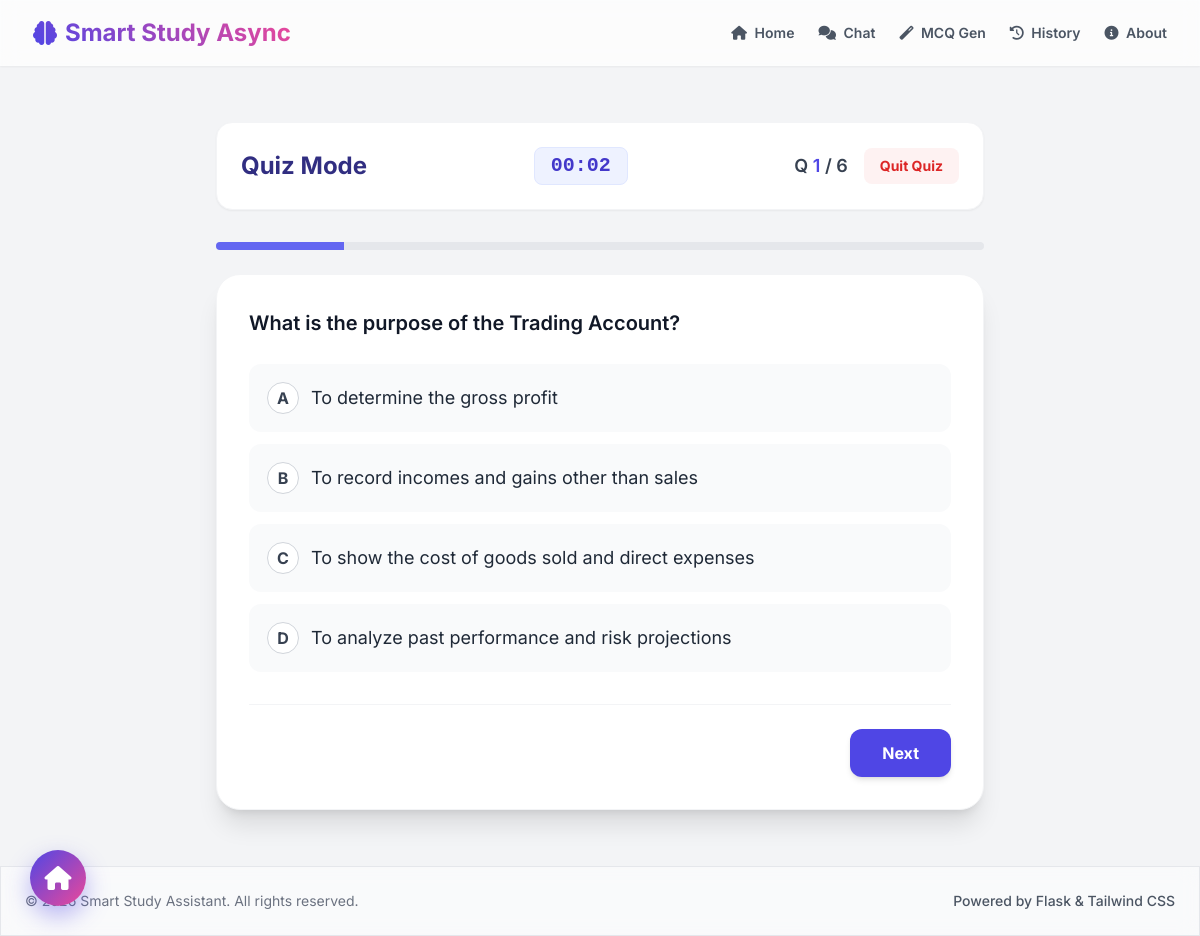
The app's page /quiz/12 with its own data.
### tables this page shows
CREATE TABLE mcqs (
            id INTEGER PRIMARY KEY AUTOINCREMENT,
            set_id INTEGER NOT NULL,
            question TEXT NOT NULL,
            option_a TEXT NOT NULL,
            option_b TEXT NOT NULL,
            option_c TEXT NOT NULL,
            option_d TEXT NOT NULL,
            correct_answer TEXT NOT NULL,
            explanation TEXT NOT NULL,
            FOREIGN KEY (set_id) REFERENCES mcq_sets (id)
        );

### app.py (the view)
@app.route('/quiz/<int:set_id>')
def quiz_page(set_id):
    mcqs = get_mcqs_by_set(set_id)
    if not mcqs:
        return redirect(url_for('history_page'))
    return render_template('quiz.html', set_id=set_id, mcqs=mcqs)

### db.py (called while the page is built)
def get_db_connection():
    conn = sqlite3.connect(DB_PATH, check_same_thread=False)
    conn.row_factory = sqlite3.Row
    return conn

def get_mcqs_by_set(set_id):
    conn = get_db_connection()
    mcqs = conn.execute('SELECT * FROM mcqs WHERE set_id = ? ORDER BY id ASC', (set_id,)).fetchall()
    conn.close()
    return [dict(row) for row in mcqs]

### templates/quiz.html (shortened to what this page needs)
{% extends "base.html" %}
{% block content %}
<div class="w-full max-w-3xl mx-auto my-10">
    <div class="mb-8 bg-white p-6 rounded-2xl shadow-sm border border-gray-100 flex justify-between items-center text-gray-700">
        <h2 class="text-2xl font-bold text-indigo-900 hidden sm:block">Quiz Mode</h2>
        <div class="text-center mx-auto sm:mx-0">
            <div id="timerDisplay" class="font-mono text-xl font-bold bg-indigo-50 text-indigo-700 px-4 py-1 rounded-lg border border-indigo-100">00:00</div>
        </div>
        <div class="flex items-center gap-4">
            <span class="font-semibold text-lg">Q <span id="currentQInfo" class="text-indigo-600">1</span> / <span id="totalQInfo">{{ mcqs|length }}</span></span>
            <button id="quitBtn" class="bg-red-50 hover:bg-red-600 text-red-600 hover:text-white px-4 py-2 rounded-lg font-bold transition text-sm">Quit Quiz</button>
        </div>
    </div>
    <div class="mb-6 relative w-full h-2 bg-gray-200 rounded-full overflow-hidden">
        <div id="progressBar" class="absolute top-0 left-0 h-full bg-indigo-500 transition-all duration-300 w-0"></div>
    </div>
    <div id="quizContainer" class="bg-white rounded-3xl shadow-xl p-8 border border-gray-100 relative min-h-[400px]">
        {% for mcq in mcqs %}
        <div class="question-pane hidden space-y-6" data-index="{{ loop.index0 }}" data-correct="{{ mcq.correct_answer }}">
            <h3 class="text-xl font-semibold text-gray-900 leading-relaxed">{{ mcq.question }}</h3>
            <div class="space-y-3 options-container">
                {% set outer_idx = loop.index0 %}
                {% for opt_key, opt_val in {'A': mcq.option_a, 'B': mcq.option_b, 'C': mcq.option_c, 'D': mcq.option_d}.items() %}
                <label class="option-label block relative cursor-pointer group">
                    <div class="bg-gray-50 border-2 border-transparent rounded-xl p-4 peer-checked:border-indigo-500 peer-checked:bg-indigo-50 transition group-hover:bg-gray-100 flex items-center gap-3 option-box">
                        <span class="w-8 h-8 rounded-full bg-white text-gray-700 font-bold border border-gray-300 flex items-center justify-center shrink-0 peer-checked:bg-indigo-600 peer-checked:text-white peer-checked:border-transparent transition option-letter">{{ opt_key }}</span>
                        <span class="text-gray-800 text-lg">{{ opt_val }}</span>
                    </div>
                </label>
                {% endfor %}
            </div>
        </div>
        {% endfor %}
        <div class="mt-8 flex justify-between items-center border-t border-gray-100 pt-6">
            <button id="nextBtn" class="bg-indigo-600 text-white px-8 py-3 rounded-xl font-bold shadow-md hover:bg-indigo-700 transition">Next</button>
        </div>
    </div>
</div>
{% endblock %}

### templates/base.html (style rules this page uses)
body { font-family: 'Inter', sans-serif; background-color: #f3f4f6; }

### records on screen
mcqs: question "What is the purpose of the Trading Account?", opt_key "A", option_a "To determine the gross profit", opt_key "B", option_b "To record incomes and gains other than sales", correct_answer "C", option_c "To show the cost of goods sold and direct expenses", opt_key "D", option_d "To analyze past performance and risk projections"

### other values on screen
{{ mcqs|length }} "6"
